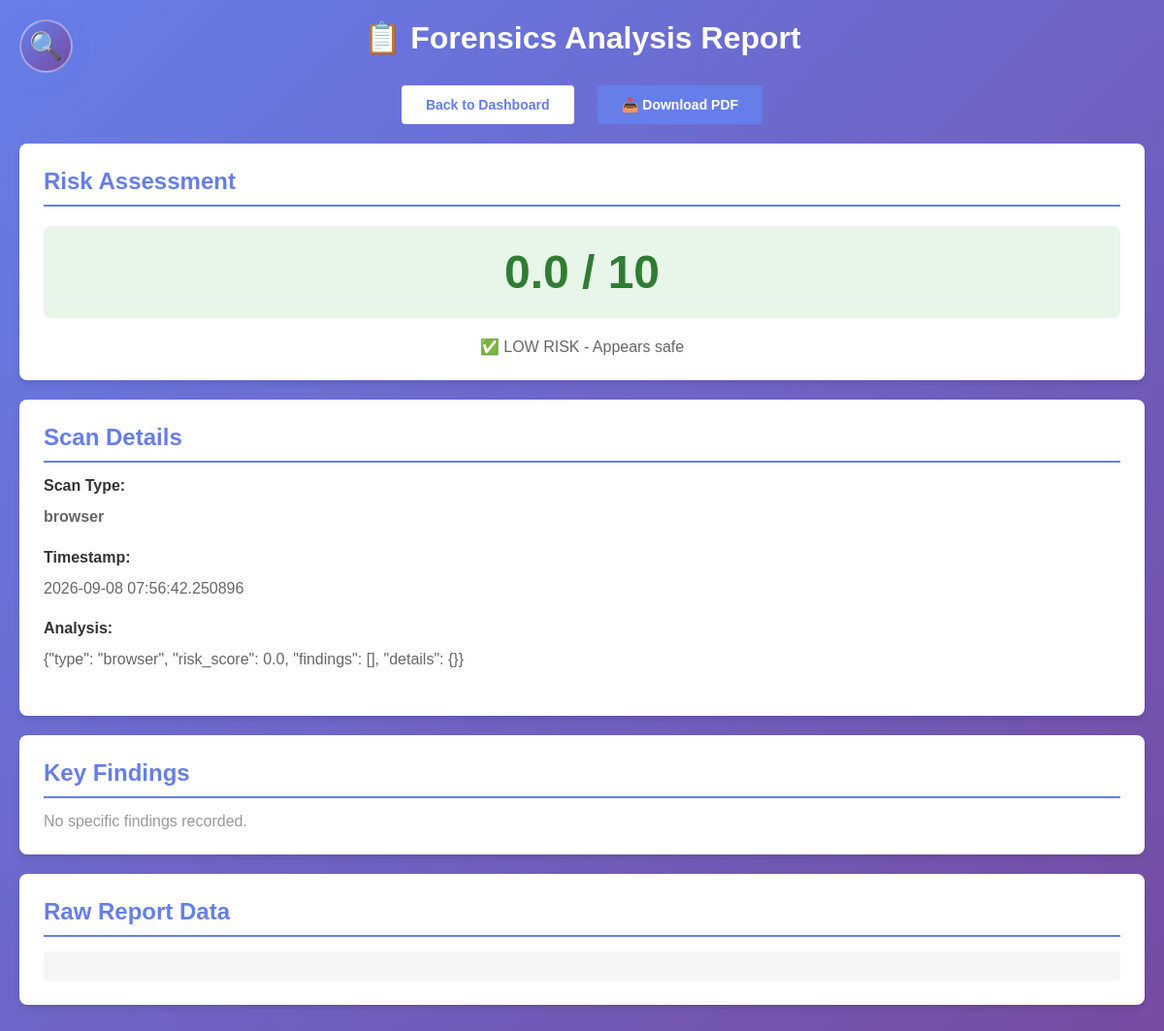
The page /report/8 (signed in) on the database its author committed.
### app.py (models this page shows)
class Scan(db.Model):
    id = db.Column(db.Integer, primary_key=True)
    user_id = db.Column(db.Integer, db.ForeignKey('user.id'))
    scan_type = db.Column(db.String(20))
    risk_score = db.Column(db.Float)
    timestamp = db.Column(db.DateTime, default=datetime.utcnow)
    details = db.Column(db.Text)

### app.py (the view)
@app.route('/report/<int:scan_id>')
@login_required
def view_report(scan_id):
    scan = Scan.query.get_or_404(scan_id)
    if scan.user_id != current_user.id:
        return redirect(url_for('index'))
    result = json.loads(scan.details)
    return render_template('report.html', result=result, scan=scan)

### app.py (called while the page is built)
@login_manager.user_loader
def load_user(user_id):
    return User.query.get(int(user_id))

### templates/report.html (shortened to what this page needs)
<!DOCTYPE html>
<html>
<head>
</head>
<body>
    <a href="/" class="home-btn" title="Back to Home"></a>
    <div class="container">
        <div class="header">
            <h1>📋 Forensics Analysis Report</h1>
        </div>
        <div class="actions">
            <a href="/dashboard" class="btn">Back to Dashboard</a>
            <a href="/report/{{ scan.id }}/download" class="btn btn-primary">📥 Download PDF</a>
        </div>
        <div class="card">
            <h2>Risk Assessment</h2>
            <div class="risk-score {% if scan.risk_score >= 7 %}risk-high{% elif scan.risk_score >= 4 %}risk-medium{% else %}risk-low{% endif %}">
                {{ scan.risk_score }} / 10
            </div>
            <p style="text-align: center; color: #666;">
                {% if scan.risk_score >= 7 %}
                    ⚠️ HIGH RISK - Immediate action recommended
                {% elif scan.risk_score >= 4 %}
                    ⚡ MEDIUM RISK - Review recommended
                {% else %}
                    ✅ LOW RISK - Appears safe
                {% endif %}
            </p>
        </div>
        <div class="card">
            <h2>Scan Details</h2>
            <div class="report-section">
                <h3>Scan Type:</h3>
                <p><strong>{{ scan.scan_type }}</strong></p>
            </div>
            <div class="report-section">
                <h3>Timestamp:</h3>
                <p>{{ scan.timestamp }}</p>
            </div>
            <div class="report-section">
                <h3>Analysis:</h3>
                <p>{{ scan.details }}</p>
            </div>
        </div>
        <div class="card">
            <h2>Key Findings</h2>
            {% if scan.findings %}
                <ul class="findings-list">
                    {% for finding in scan.findings %}
                        <li>{{ finding }}</li>
                    {% endfor %}
                </ul>
            {% else %}
                <p style="color: #999;">No specific findings recorded.</p>
            {% endif %}
        </div>
        <div class="card">
            <h2>Raw Report Data</h2>
            <pre style="background: #f5f5f5; padding: 15px; border-radius: 4px; overflow-x: auto;">{{ scan.json_data }}</pre>
        </div>
    </div>
</body>
</html>

### templates/report.html (style rules this page uses)
* { margin: 0; padding: 0; box-sizing: border-box; }
body { font-family: Arial, sans-serif; background: linear-gradient(135deg, #667eea 0%, #764ba2 100%); min-height: 100vh; padding: 20px; }
.container { max-width: 1200px; margin: 0 auto; }
.header { text-align: center; color: white; margin-bottom: 30px; }
.header h1 { font-size: 32px; margin-bottom: 10px; }
.actions { text-align: center; margin-bottom: 20px; }
.btn { display: inline-block; padding: 12px 25px; margin: 0 10px; background: white; color: #667eea; border: none; border-radius: 4px; cursor: pointer; font-size: 14px; font-weight: bold; text-decoration: none; }
.btn-primary { background: #667eea; color: white; }
.card { background: white; padding: 25px; border-radius: 8px; margin-bottom: 20px; box-shadow: 0 4px 6px rgba(0,0,0,0.1); }
.card h2 { color: #667eea; margin-bottom: 15px; border-bottom: 2px solid #667eea; padding-bottom: 10px; }
.report-section { margin-bottom: 20px; }
.report-section h3 { color: #333; margin-bottom: 10px; font-size: 16px; }
.report-section p { color: #666; line-height: 1.6; }
.risk-score { font-size: 48px; font-weight: bold; text-align: center; padding: 20px; border-radius: 8px; margin: 20px 0; }
.risk-low { background: #e8f5e9; color: #2e7d32; }
.home-btn { position: fixed; top: 20px; left: 20px; width: 55px; height: 55px; border-radius: 50%; background: linear-gradient(135deg, #667eea 0%, #764ba2 100%); border: 2px solid rgba(255, 255, 255, 0.4); display: flex; align-items: center; justify-content: center; cursor: pointer; box-shadow: 0 4px 15px rgba(102, 126, 234, 0.5); transition: all 0.3s ease; text-decoration: none; z-index: 1000; font-size: 28px; }
.home-btn::before { content: '🔍'; animation: pulse 2.5s infinite; }

### rows shown on the page
Scan: risk_score "0.0", scan_type "browser", timestamp "2026-09-08 07:56:42.250896", details "{\"type\": \"browser\", \"risk_score\": 0.0, \"findings\": [], \"details\": {}}"
